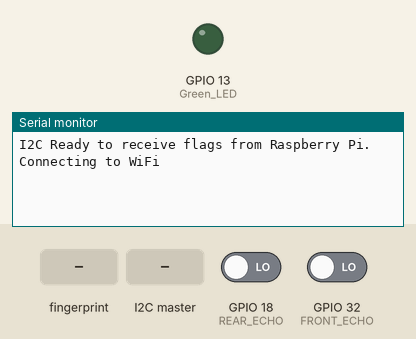
A sketch run on a simulated ESP32. On the bench: output pins drawn as LEDs (lit = HIGH), the last lines printed to the serial monitor. The test bench sets the inputs (shaded band); at power-on: GPIO 18 (REAR_ECHO) LOW, GPIO 32 (FRONT_ECHO) LOW. WiFi joins after 1.5 s; servers stay silent unless stated; uploads are accepted with an empty reply; EEPROM starts erased; pins used as bus, display or sensor lines are not drawn.

Above: at 0.9 s.
1.0 s: finger stored as number 1 placed on the sensor
At 3.3 s:
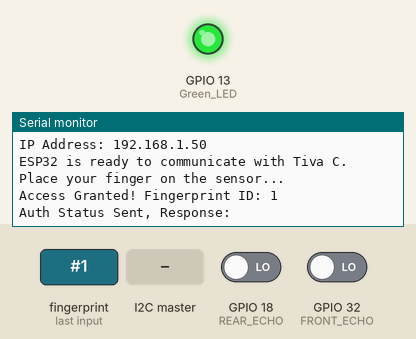
4.0 s: the I2C master sends the byte 7
At 7.5 s:
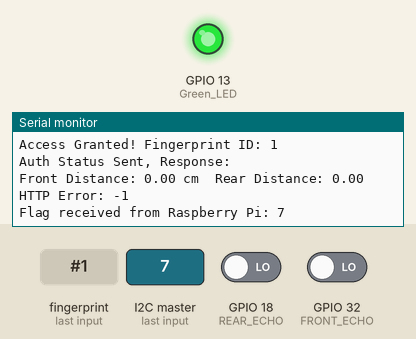

Measured:
- after the input at 1.0 s, the serial monitor: prints a new line after 1.4 s (image 1)
- after the input at 4.0 s, the serial monitor: prints a new line after 2.4 s (image 2)

The sketch:

integrationBackend.ino
```cpp
#include <Wire.h>
#include <ArduinoJson.h>        // JSON parsing library
#include <Adafruit_Fingerprint.h>
#include <HardwareSerial.h>
#include <EEPROM.h>
#include <WiFi.h>
#include <HTTPClient.h>
#include <WiFiClientSecure.h>

#define I2C_ADDRESS 0x08

#define EEPROM_SIZE 100
#define fingerRX 16
#define fingerTX 17
#define UART1_TX 5
#define UART1_RX 4

#define FRONT_TRIGGER 27
#define FRONT_ECHO    32
#define REAR_TRIGGER   23
#define REAR_ECHO      18

//#define REAR_ECHO      25 // aw 33, 18 , 26


//leds
#define Green_LED    13  //  LED

//#define Red_LED    14  // Built-in LED

const char* ssid = "OMARTAREK";
const char* password =  "123456789";

// Server URLs
const char* serverUrl = "https://178.32.101.106:3000/api/car-control"; // Server URL or IP address and port
const char* authUrl = "https://178.32.101.106:3000/api/hw-auth";         // For fingerprint auth


volatile byte i2c_flag = 0;
byte prevflag=0;
bool new_flag_received = false;

volatile long frontStart = 0 , frontEnd = 0;
volatile long rearStart  = 0, rearEnd  = 0;

volatile long frontDuration = 0;
volatile long rearDuration = 0;

float prevDistance = 0.0;

char backend_command;
char last_backend_command = 0;


//volatile byte flag = 0;  // To store the incoming flag value

char auth = 0;
int fingerprintID;

HardwareSerial sensorSerial(2);
Adafruit_Fingerprint finger = Adafruit_Fingerprint(&sensorSerial);


void sendStatusToBackend(byte status) {
  if (WiFi.status() == WL_CONNECTED) {
    WiFiClientSecure client;
    client.setInsecure(); // Accept all SSL certs

    HTTPClient http;
    http.begin(client, authUrl);
    http.addHeader("Content-Type", "application/json");

    String jsonPayload = "{\"status\":" + String(status) + "}";
    int httpResponseCode = http.POST(jsonPayload);

    if (httpResponseCode > 0) {
      String response = http.getString();
      Serial.print("Auth Status Sent, Response: ");
      Serial.println(response);
    } else {
      Serial.print("Auth Send Failed, Error code: ");
      Serial.println(httpResponseCode);
    }

    http.end();
  } else {
    Serial.println("WiFi not connected. Can't send auth status.");
  }
}


int searchFingerprint() {
  Serial.println("Place your finger on the sensor...");
  int p = finger.getImage();
  if (p != FINGERPRINT_OK) return -1;
  p = finger.image2Tz();
  if (p != FINGERPRINT_OK) return -1;
   p = finger.fingerFastSearch();
  if (p == FINGERPRINT_OK) {
    return finger.fingerID;
  }
  return -1;
}

void IRAM_ATTR frontEchoISR() {
  if (digitalRead(FRONT_ECHO) == HIGH) {
    frontStart = micros();
  } else {
    frontEnd = micros();
    frontDuration = frontEnd - frontStart;
  }
}

void IRAM_ATTR rearEchoISR() {
  if (digitalRead(REAR_ECHO) == HIGH) {
    rearStart = micros();
  } else {
    rearEnd = micros();
    rearDuration = rearEnd - rearStart;
  }
}

void triggerSensor(int triggerPin) {
  digitalWrite(triggerPin, LOW);
  delayMicroseconds(2);
  digitalWrite(triggerPin, HIGH);
  delayMicroseconds(10);
  digitalWrite(triggerPin, LOW);
}

void receiveEvent(int bytesReceived) {
  while (Wire.available()) {
    i2c_flag = Wire.read();
  }
}


void setup() {
  Serial.begin(115200);
  sensorSerial.begin(57600, SERIAL_8N1, fingerRX, fingerTX);
  Serial1.begin(9600, SERIAL_8N1, UART1_RX, UART1_TX);

Wire.begin(I2C_ADDRESS);       // ESP32 as I2C slave
Wire.onReceive(receiveEvent); // Register callback
Serial.println("I2C Ready to receive flags from Raspberry Pi.");

   // Connect to WiFi
  WiFi.begin(ssid, password);
  Serial.print("Connecting to WiFi");
  while (WiFi.status() != WL_CONNECTED) {
    delay(1000);
    Serial.print(".");
  }
  Serial.println("\nWiFi connected!");
  Serial.print("IP Address: ");
  Serial.println(WiFi.localIP());

  // Confirmation message to Serial Monitor
  Serial.println("ESP32 is ready to communicate with Tiva C.");


  EEPROM.begin(EEPROM_SIZE);

/*
  if (!finger.verifyPassword()) {
    Serial.println("Fingerprint sensor not found!");
    while (1);
  }
*/
  pinMode(FRONT_TRIGGER, OUTPUT);
  pinMode(FRONT_ECHO, INPUT);
  attachInterrupt(digitalPinToInterrupt(FRONT_ECHO), frontEchoISR, CHANGE);
  pinMode(REAR_TRIGGER, OUTPUT);
  pinMode(REAR_ECHO, INPUT);
  attachInterrupt(digitalPinToInterrupt(REAR_ECHO), rearEchoISR, CHANGE);

    // Initialize LEDS
  pinMode(Green_LED, OUTPUT);
  digitalWrite(Green_LED, LOW);


  while (!auth)
  {
   fingerprintID = searchFingerprint();
   if (fingerprintID >= 0) {
    Serial.print("Access Granted! Fingerprint ID: ");
    Serial.println(fingerprintID);
      sendStatusToBackend(1);  // Send 1 if fingerprint success
      digitalWrite(Green_LED, HIGH);   // Turn LED on


    auth = 1;
   } else {
    Serial.println("Access Denied! No match found.");
    sendStatusToBackend(0);  // Send 0 if fingerprint fail
    //digitalWrite(Red_LED, HIGH);   // Turn LED on


   }
   delay(3000);
  } // end of user auth process


}

void loop() {
  triggerSensor(FRONT_TRIGGER);
  delayMicroseconds(50);
  triggerSensor(REAR_TRIGGER);

  delay(100);

  float frontDistance = frontDuration * 0.034 / 2;
  float rearDistance = rearDuration * 0.034 / 2;

  Serial.print("Front Distance: ");
  Serial.print(frontDistance);
  Serial.print(" cm\tRear Distance: ");
  Serial.println(rearDistance);
  delay(500);

if (WiFi.status() == WL_CONNECTED) {
    HTTPClient http;
    http.begin(serverUrl);
    int httpResponseCode = http.GET();


    if (httpResponseCode == HTTP_CODE_OK) {
      String payload = http.getString();
     backend_command = payload[35]; //da bs l hytshal
      Serial.print("payload=");
      Serial.print(payload);
             /*
    StaticJsonDocument<512> doc;
    DeserializationError error = deserializeJson(doc, payload);

    if (error) {
      Serial.print("JSON parse error: ");
      Serial.println(error.c_str());
      return;
    }

    const char* actionn = doc["carControl"]["action"];
    byte value = atoi(actionn);

    backend_command = value;
    Serial.println("backend_command=");
    Serial.print(backend_command);


*/
            Serial.print("backend_command=");
            Serial.print(backend_command);


      // Filter for commands 6 or 7 if distance is too close
      if ((backend_command == '6' && frontDistance < 500 ) || ( backend_command == '7' && rearDistance < 500)) {

        Serial1.print('4');               // slow then stop
        Serial.println("Obstacle detected! Sent: STOP");

      }
      else
      {
        Serial1.print(backend_command);
        Serial.println("Sent to Tiva C: ");
        Serial.print(backend_command);
        delay(500);


        if (frontDistance > 500)
        {
          Serial1.print('0');
          Serial.println("Speed Sent to Tiva C: 35 ");
        }
        else if (frontDistance > 650)
        {
          Serial1.print('1');
          Serial.println("Speed Sent to Tiva C: 40 ");
        }
        else if (frontDistance > 800)
        {
          Serial1.print('2');
          Serial.println("Speed Sent to Tiva C: 45 ");
        }
        else
        {
        //  Serial1.print('3');
        //  Serial.println("Speed Sent to Tiva C: 50 ");
        }
      }
    }

    else {
      Serial.print("HTTP Error: ");
      Serial.println(httpResponseCode);
    }
    http.end();
  } else {
    Serial.println("WiFi disconnected. Reconnecting...");
    WiFi.reconnect();
  }

  if (Serial1.available()) {
    String receivedData = Serial1.readString();
    Serial.print("Received: ");
    Serial.println(receivedData);
  }


    Serial.print("Flag received from Raspberry Pi: ");
    Serial.print(i2c_flag);

    switch (i2c_flag) {
      case 7: //Dms
      Serial1.print('4');
      while(1);
      break;
      case 8: //red
      Serial1.print('4');
      delay(3000);
      break;
      case 9: ///green
      Serial1.print('6');

      break;
      case 10: //stop

      Serial1.print('4');
              delay(3000);

      break;
    }
     i2c_flag=0;

    }

 /*
  if (prevflag != i2c_flag)
    {
    switch (i2c_flag) {
      case 7: //Dms
      Serial1.print('4');
      while(1);
      break;
      case 8: //red
      Serial1.print('4');
      break;
      case 9: ///green
      break;
      case 10: //stop
      Serial1.print('4');
      break;
    }
    prevflag = i2c_flag;
    }
    */
```
